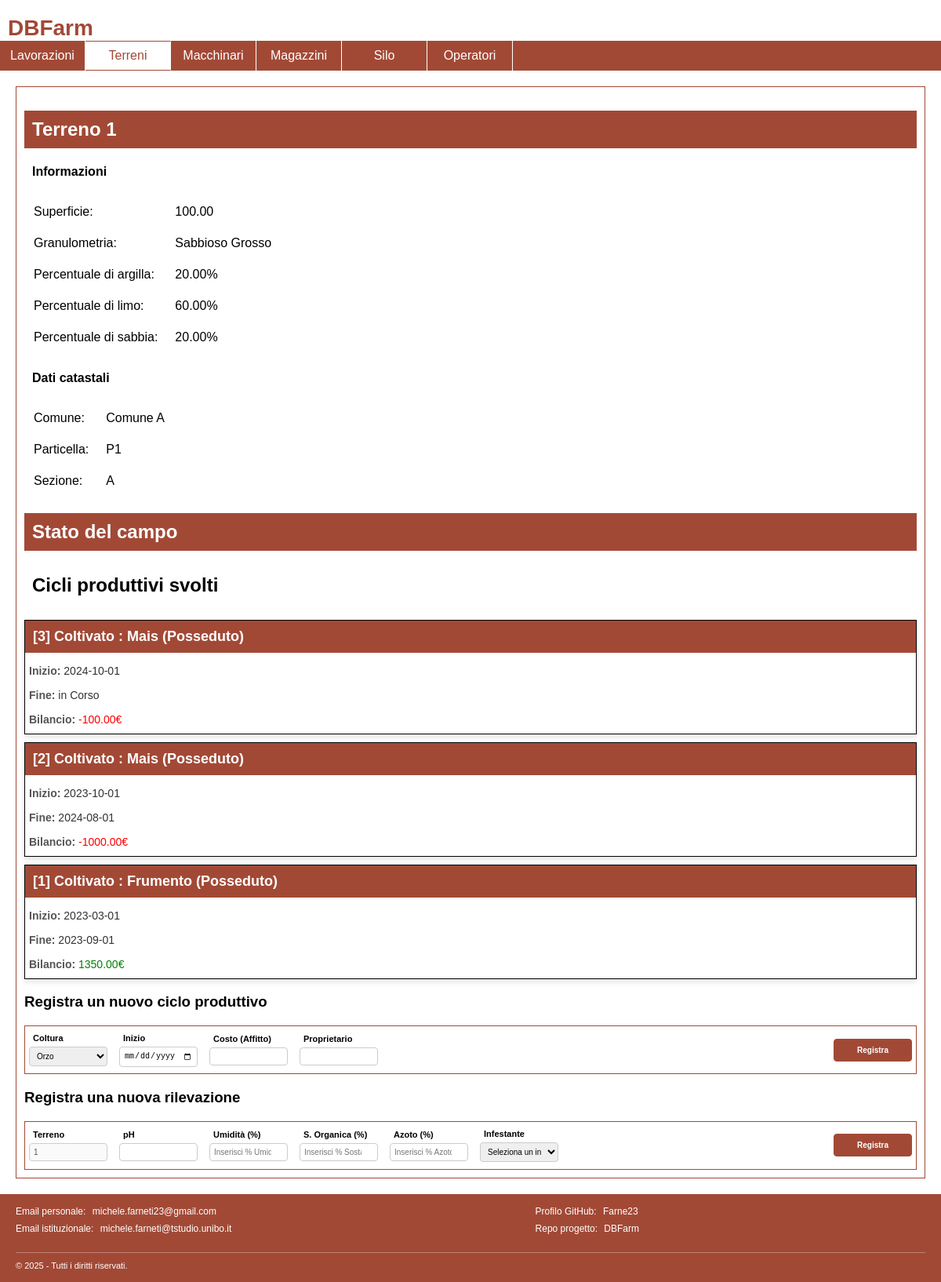
/dettagli-terreno.php?id=1, run on the app's committed database.
### tables this page shows
CREATE TABLE terreni (
    idTerreno INT AUTO_INCREMENT PRIMARY KEY,
    nome VARCHAR(255) UNIQUE,
    superficie DECIMAL(10,2) NOT NULL,
    perc_limo DECIMAL(5,2) NOT NULL,
    perc_sabbia DECIMAL(5,2) NOT NULL,
    perc_argilla DECIMAL(5,2) NOT NULL,
    granulometria VARCHAR(255) NOT NULL,
    idCicloProduttivo INT ,
    numero_lavorazione INT,
    FOREIGN KEY (granulometria) REFERENCES granulometrie(nome_granulometria)
);

CREATE TABLE dati_catastali (
    idTerreno INT NOT NULL,
    comune VARCHAR(255) NOT NULL,
    particella VARCHAR(255) NOT NULL,
    sezione VARCHAR(10) NOT NULL,
    PRIMARY KEY (idTerreno, particella),
    FOREIGN KEY (idTerreno) REFERENCES terreni(idTerreno)
);

CREATE TABLE cicli_produttivi (
    idCicloProduttivo INT AUTO_INCREMENT PRIMARY KEY,
    idTerreno INT NOT NULL,
    coltura_coltivata VARCHAR(255) NOT NULL,
    data_inizio DATE NOT NULL,
    data_fine DATE,
    bilancio DECIMAL(10,2) NOT NULL,
    proprietario VARCHAR(255),
    costo DECIMAL(10,2),
    FOREIGN KEY (idTerreno) REFERENCES terreni(idTerreno),
    FOREIGN KEY (coltura_coltivata) REFERENCES colture(nome_coltura)
);

### database/database.php (called while the page is built, shortened)
<?php
class DatabaseHelper
{
    private $db;
    public function __construct($servername, $username, $password, $dbname, $port)
    {
        $this->db = new mysqli($servername, $username, $password, $dbname, $port);
    }
    public function getCicliProduttiviDi($id)
    {
        $stmt = $this->db->prepare("SELECT idCicloProduttivo,coltura_coltivata,data_inizio,data_fine,bilancio,IF(ISNULL(costo),'Posseduto','Affittato') as 'possesso' FROM cicli_produttivi WHERE idTerreno = ? ORDER BY data_inizio DESC");
        $stmt->bind_param("s", $id);
        $stmt->execute();
        $result = $stmt->get_result();
        return $result->fetch_all(MYSQLI_ASSOC);
    }
    public function getDatiCatsataliDi($id)
    {
        $stmt = $this->db->prepare("SELECT * FROM dati_catastali WHERE idTerreno = ?");
        $stmt->bind_param("s", $id);
        $stmt->execute();
        $result = $stmt->get_result();
        return $result->fetch_all(MYSQLI_ASSOC);
    }
    public function getDatiDi($id)
    {
        $stmt = $this->db->prepare("SELECT * FROM terreni WHERE idTerreno = ?");
        $stmt->bind_param("s", $id);
        $stmt->execute();
        $result = $stmt->get_result();
        return $result->fetch_all(MYSQLI_ASSOC);
    }
    public function readyNuovoCiclo($id)
    {
        $stmt = $this->db->prepare("SELECT COUNT(*) = 0 AS pronto
            FROM cicli_produttivi
            WHERE idTerreno = ? AND data_fine IS NULL;");
        $stmt->bind_param("s", $id);
        $stmt->execute();
        $result = $stmt->get_result();
        return $result->fetch_all(MYSQLI_ASSOC);
    }
    public function getColture()
    {
        $stmt = $this->db->prepare("SELECT nome_coltura, mese_semina, ABS(MONTH(CURDATE()) - mese_semina) as 'differenza' FROM colture ORDER BY differenza ");
        $stmt->execute();
        $result = $stmt->get_result();
        return $result->fetch_all(MYSQLI_ASSOC);
    }
}
?>

### bootstrap.php (called while the page is built, shortened)
<?php
require_once("database/database.php");
$dbh = new DatabaseHelper("localhost", "root", "", "DBFarm", 3306);
?>

### dettagli-terreno-main.php (the view, shortened to what this page needs)
<?php
include_once 'bootstrap.php';
$cicliProduttivi = $dbh->getCicliProduttiviDi($idTerreno);
$datiCatastali = $dbh->getDatiCatsataliDi($idTerreno);
$datiTerreno = $dbh->getDatiDi($idTerreno);
$readyNuovoCiclo = $dbh->readyNuovoCiclo($idTerreno);
$Colture = $dbh->getColture();
?>
<h2 class="orange-on-white"><?php echo $datiTerreno[0]['nome']; ?></h2>
<h4>Informazioni</h4>
<table class="simpletable">
    <tr>
        <td>Superficie:</td>
        <td><?php echo $datiTerreno[0]['superficie'] ?></td>
    </tr>
    <tr>
        <td>Granulometria:</td>
        <td><?php echo $datiTerreno[0]['granulometria'] ?></td>
    </tr>
    <tr>
        <td>Percentuale di argilla:</td>
        <td><?php echo $datiTerreno[0]['perc_argilla'] ?>%</td>
    </tr>
    <tr>
        <td>Percentuale di limo:</td>
        <td><?php echo $datiTerreno[0]['perc_sabbia'] ?>%</td>
    </tr>
    <tr>
        <td>Percentuale di sabbia:</td>
        <td><?php echo $datiTerreno[0]['perc_limo'] ?>%</td>
    </tr>
</table>
<h4>Dati catastali</h4>
<table class="simpletable">
    <tr>
        <td>Comune:</td>
        <td><?php echo $datiCatastali[0]['comune'] ?></td>
    </tr>
    <tr>
        <td>Particella:</td>
        <td><?php echo $datiCatastali[0]['particella'] ?></td>
    </tr>
    <tr>
        <td>Sezione:</td>
        <td><?php echo $datiCatastali[0]['sezione'] ?></td>
    </tr>
</table>
<h2 class="orange-on-white">Stato del campo</h2>
<h2>Cicli produttivi svolti</h2>
<ul class="terreni-list">
    <?php foreach ($cicliProduttivi as $ciclo): ?>
        <li onclick="location.href='dettagli-ciclo.php?id=<?= htmlspecialchars($ciclo['idCicloProduttivo']) ?>'">
            <div class="terreno-header orange-on-white">
                <strong>[<?= htmlspecialchars($ciclo['idCicloProduttivo']) ?>] Coltivato :
                    <?= htmlspecialchars($ciclo['coltura_coltivata']) ?>
                    <?php
                    echo "(" . htmlspecialchars($ciclo['possesso']) . ")";
                    ?></strong>
            </div>
            <div class="terreno-details">
                <span>Inizio:</span>
                <?= htmlspecialchars($ciclo['data_inizio']) ?>
            </div>
            <div class="terreno-details">
                <span>Fine:</span>
                <?php if (isset($ciclo['data_fine'])) {
                    echo htmlspecialchars($ciclo['data_fine']);
                } else {
                    echo "in Corso";
                } ?>
            </div>
            <div class="terreno-details <?php if ($ciclo['bilancio'] > 0) {
                echo 'positive';
            } else {
                echo 'negative';
            } ?>">
                <span>Bilancio:</span>
                <?php echo htmlspecialchars($ciclo['bilancio']) . "€"; ?>
            </div>
        </li>
    <?php endforeach; ?>
</ul>
<h3 <?php if ($readyNuovoCiclo[0]["pronto"]) {
    echo "class='hidden'";
} ?>>
    Registra un nuovo ciclo produttivo
</h3>
<form id="newCicloForm" <?php if ($readyNuovoCiclo[0]["pronto"]) {
    echo "class='hidden'";
} ?>>
    <div class="input-line" id="newCicloInput">
        <div class="input-group">
            <label for="colturaNewCiclo">Coltura</label>
            <select id="colturaNewCiclo">
                <?php
                foreach ($Colture as $coltura) {
                    echo '<option value="' . $coltura["nome_coltura"] . '" selected="selected">' . $coltura["nome_coltura"] . '</option>;';
                }
                ?>
            </select>
        </div>
        <div class="input-group">
            <label for="dataInizio">Inizio</label>
            <input id="dataInizio" type="date" required />
        </div>
        <div class="input-group">
            <label for="costoNewCiclo">Costo (Affitto)</label>
            <input id="costoNewCiclo" type="number" min="1" step="1" />
        </div>
        <div class="input-group">
            <label for="proprietario">Proprietario</label>
            <input id="proprietario" type="text" minlength="2" maxlength="50" pattern="[A-Za-z\s]+" />
        </div>
        <div class="input-group">
            <input id="recordNewCiclo" type="submit" value="Registra" class="orange-on-white" />
        </div>
    </div>
</form>
<h3>
    Registra una nuova rilevazione
</h3>
<form id="newRilevazioneForm">
    <div class="input-line" id="newRilevazioneInput">
        <div class="input-group">
            <label for="idTerreno">Terreno</label>
            <input type="number" id="idTerreno" name="idTerreno" value="<?= $idTerreno ?>" required disabled>
        </div>
        <div class="input-group">
            <label for="ph">pH</label>
            <input type="number" step="0.01" id="ph" name="ph" required min="0" max="14">
        </div>
        <div class="input-group">
            <label for="umidita">Umidità (%)</label>
            <input type="number" step="0.01" id="umidita" name="umidita" placeholder="Inserisci % Umidità" required
                min="0" max="100">
        </div>
        <div class="input-group">
            <label for="sostanzaOrganica">S. Organica (%)</label>
            <input type="number" step="0.01" id="sostanzaOrganica" name="sostanzaOrganica"
                placeholder="Inserisci % Sostanza Organica" required min="0" max="100">
        </div>
        <div class="input-group">
            <label for="azoto">Azoto (%)</label>
            <input type="number" step="0.01" id="azoto" name="azoto" placeholder="Inserisci % Azoto" required min="0"
                max="100">
        </div>
        <div class="input-group">
            <label for="infestante">Infestante</label>
            <select id="infestante" name="infestante">
                <option value="">Seleziona un infestante</option>
            </select>
        </div>
        <div class="input-group">
            <input type="submit" id="submitRilevazione" class="orange-on-white" value="Registra">
        </div>
    </div>
</form>

### dettagli-terreno.php
<?php
if (isset($_GET['id']) && is_numeric($_GET['id'])) {
    $idTerreno = intval($_GET['id']);
    require_once 'bootstrap.php';
    $templateParams["titolo"] = "DBFarm";
    $templateParams["sezione"] = "Terreni";
    $templateParams["js"] = array("js/index.js","js/terreno.js");
    $templateParams["main-content"] = "dettagli-terreno-main.php";
    require 'template/base.php';
} else {
    die('ID terreno non valido o mancante.');
}
?>

### template/base.php (shortened to what this page needs)
<!DOCTYPE html>
<html lang="it">
<head>
    <link rel="stylesheet" href="style/styles.css" />
</head>
<body>
    <header>
        <h1>DBFarm</h1>
    </header>
    <nav>
        <ul>
            <li <?php if(isset($templateParams["sezione"]) && $templateParams["sezione"]=="Lavorazioni"){echo 'class="selected"';}?>>
                Lavorazioni
            </li>
            <li <?php if(isset($templateParams["sezione"]) && $templateParams["sezione"]=="Terreni"){echo 'class="selected"';}?>>
                Terreni
            </li>
            <li <?php if(isset($templateParams["sezione"]) && $templateParams["sezione"]=="Macchinari"){echo 'class="selected"';}?>>
                Macchinari
            </li>
            <li <?php if(isset($templateParams["sezione"]) && $templateParams["sezione"]=="Magazzzini"){echo 'class="selected"';}?>>
                Magazzini
            </li>
            <li <?php if(isset($templateParams["sezione"]) && $templateParams["sezione"]=="Silo"){echo 'class="selected"';}?>>
                Silo
            </li>
            <li <?php if(isset($templateParams["sezione"]) && $templateParams["sezione"]=="Operatori"){echo 'class="selected"';}?>>
                Operatori
            </li>
        </ul>
    </nav>
    <main>
        <?php include($templateParams["main-content"]) ?>
    </main>
</body>
<footer class="footer">
    <div class="footer-content">
        <div class="footer-columns">
            <ul>
                <li>Email personale: <a href="mailto:michele.farneti23@gmail.com">michele.farneti23@gmail.com</a></li>
                <li>Email istituzionale: <a
                        href="mailto:michele.farneti@studio.unibo.it">michele.farneti@tstudio.unibo.it</a></li>
            </ul>
            <ul>
                <li>Profilo GitHub: <a href="https://github.com/Farne23" target="_blank">Farne23</a></li>
                <li>Repo progetto: <a href="https://github.com/Farne23/DBFarm" target="_blank">DBFarm</a></li>
            </ul>
        </div>
    </div>
    <div class="footer-bottom">
        &copy; 2025 - Tutti i diritti riservati.
    </div>
</footer>
</html>

### style/styles.css (style rules this page uses)
body { font-family: "Trebuchet MS", Helvetica, sans-serif; }
body,ul,h1 { padding: 0px; margin: 0px; }
ul { list-style: none; }
h1 { color: #A24936; font-size: 28px; padding-top: 20px; padding-left: 10px; }
nav > ul > li { color: white; text-align: center; border-right: 1px solid white; }
nav > ul > li.selected { color: #A24936; background-color: white; border-bottom: 1px solid #A24936; border-top: 1px solid #A24936; }
nav { background-color: #A24936; }
nav > ul { display: flex; }
nav > ul > li { display: flex; align-items: center; justify-content: center; font-size: 16px; width: 90px; padding: 9px; cursor: pointer; }
main { margin: 20px; padding: 10px; border: 1px solid #A24936; }
.footer { background-color: #A24936; color: #fff; padding: 15px 20px; font-size: 12px; }
.footer-content { max-width: 800px; }
.footer-columns { display: flex; justify-content: space-between; }
.footer-columns ul { list-style: none; padding: 0; margin: 0; }
.footer-columns ul li { margin-bottom: 8px; }
.footer-columns ul li a { color: #fff; text-decoration: none; transition: color 0.3s; }
.footer-bottom { margin-top: 15px; font-size: 11px; border-top: 1px solid rgba(255, 255, 255, 0.3); padding-top: 10px; }
.orange-on-white { background-color: #A24936; color: white; }
.input-line { display: flex; gap: 5px; align-items: flex-start; border: 1px solid #A24936; }
.input-group { display: flex; flex-direction: column; align-items: left; justify-content: center; width: 100px; padding: 5px; height: 50px; }
.input-group label { margin-bottom: 5px; font-weight: bold; font-size: 11px; padding-left: 5px; }
.input-group input ,.input-group select { padding: 5px; font-size: 10px; border: 1px solid #ccc; border-radius: 4px; width: 100%; box-sizing: border-box; }
.input-group:last-of-type { margin-left: auto; }
.input-group input[type="submit"], #formMacchinario button[type="submit"] { border: none; cursor: pointer; padding: 8px 12px; border-radius: 4px; font-weight: bold; border: 1px solid #A24936; }
a { color: #A24936; text-decoration: underline; padding: 5px; cursor: pointer; }
.terreni-list { list-style: none; padding: 0; margin: 0; }
.terreni-list li { border: 1px solid black; margin: 10px 0; background-color: #fff; box-shadow: 0 4px 6px rgba(0, 0, 0, 0.1); transition: transform 0.2s, box-shadow 0.2s; cursor: pointer; }
.terreno-header { padding: 10px; font-size: 18px; margin-bottom: 10px; }
.terreno-details { color: #333; font-size: 14px; margin: 5px 0; padding: 5px; }
.terreno-details span { font-weight: bold; color: #555; }
.terreni-list li { text-decoration: none; }
.positive { color: green; }
.negative { color: red; }
.simpletable td { padding: 10px; }
h2 { padding: 10px; }
h4 { margin-left: 10px; }

### data on the page
terreni: nome "Terreno 1", superficie "100.00", granulometria "Sabbioso Grosso", perc_argilla "20.00", perc_sabbia "60.00", perc_limo "20.00"
dati_catastali: comune "Comune A", particella "P1", sezione "A"
cicli_produttivi: idCicloProduttivo "3", coltura_coltivata "Mais", possesso "Posseduto", data_inizio "2024-10-01", shows "in Corso", bilancio "-100.00"
cicli_produttivi: idCicloProduttivo "2", coltura_coltivata "Mais", possesso "Posseduto", data_inizio "2023-10-01", data_fine "2024-08-01", bilancio "-1000.00"
cicli_produttivi: idCicloProduttivo "1", coltura_coltivata "Frumento", possesso "Posseduto", data_inizio "2023-03-01", data_fine "2023-09-01", bilancio "1350.00"

### other printed values
form field value "Orzo"
